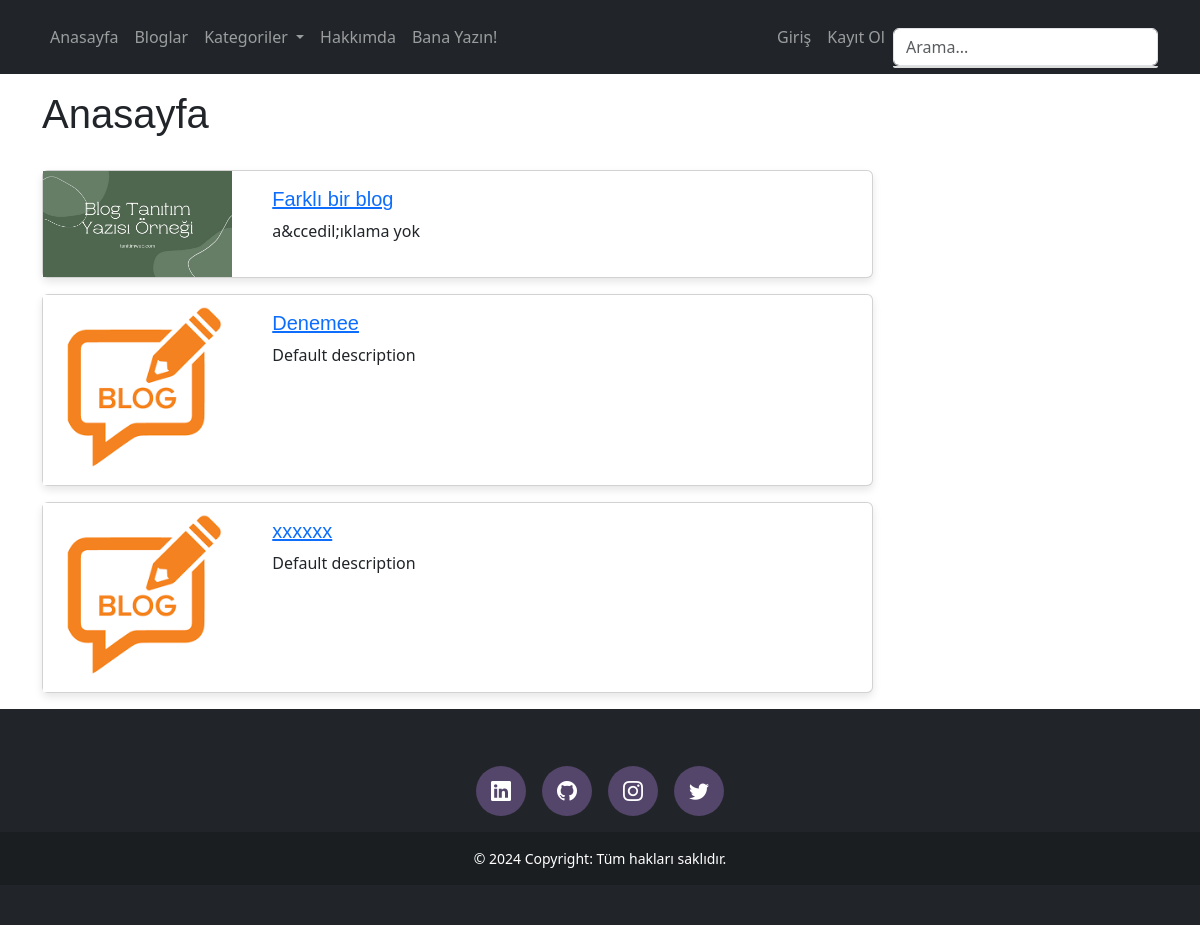
The page / on the database its author committed.
### blog/models.py (models this page shows, shortened)
class Blog(models.Model):
    title = models.CharField(max_length=200)
    image = models.ImageField(upload_to="blogs")
    description = RichTextUploadingField('Description', default='Default description')
    is_active = models.BooleanField(default=False)
    is_home = models.BooleanField(default=False)
    slug = models.SlugField(null=False, blank=True, unique=True, db_index=True, editable=False)
    categories = models.ManyToManyField(Category, blank=True)

### blog/views.py (the view)
# urls.py: path("", views.index, name="home"),
def index(request):
    context = {
        "blogs": Blog.objects.filter(is_home=True, is_active=True),
        "categories": Category.objects.all()
    }
    return render(request, "blog/index.html", context)

### blog/context_processors.py (called while the page is built)
def categories_processor(request):
    categories = Category.objects.all()
    return {
        'categories': categories
    }

### templates/blog/index.html (shortened to what this page needs)
{% extends "base.html" %}
{% load static %}
{% block content %}
<div class="container mt-3">
    <div class="row">
        <div class="col-9">
            <h1>Anasayfa</h1>
            <br>
            {% for blog in blogs %}
                {% if blog.is_home and blog.is_active %}
                    {% include 'blog/partials/_blog.html' %}
                {% endif %}
            {% endfor %}
        </div>
    </div>
</div>
{% endblock %}

### templates/blog/partials/_blog.html
{% load static %}
<div class="card mb-3">
    <div class="row">
        <div class="col-md-3">
            <img src="{{ blog.image.url}}" alt="" class="img-fluid">
        </div>
        <div class="col-md-9">
            <div class="card-body">
                <h5 class="card-title">
                    <a href="{% url 'blog_details' blog.slug %}">
                        {{ blog.title }}
                    </a>
                </h5>
                <p class="card-text">{{ blog.description|striptags|slice:"0:50" }}</p>
            </div>
        </div>
    </div>
</div>

### staticfiles/css/blogs-details.css (style rules this page uses)
.card { border-radius: 10px; box-shadow: 0 4px 8px rgba(0, 0, 0, 0.1); }
.card-body p { margin: 0; }

### staticfiles/css/main.css (style rules this page uses)
:root { --default-font: "Roboto", system-ui, -apple-system, "Segoe UI", Roboto, "Helvetica Neue", Arial, "Noto Sans", "Liberation Sans", sans-serif, "Apple Color Emoji", "Segoe UI Emoji", "Segoe UI Symbol", "Noto Color Emoji"; --heading-font: "Raleway", sans-serif; --nav-font: "Poppins", sans-serif; }
:root { --background-color: #ffffff; --default-color: #272829; --heading-color: #050d18; --accent-color: #149ddd; --surface-color: #ffffff; --contrast-color: #ffffff; }
:root { --nav-color: #a8a9b4; --nav-hover-color: #ffffff; --nav-mobile-background-color: #040b14; --nav-dropdown-background-color: #040b14; --nav-dropdown-color: #a8a9b4; --nav-dropdown-hover-color: #ffffff; }
:root { scroll-behavior: smooth; }
body { color: var(--default-color); background-color: var(--background-color); font-family: var(--default-font); }
a { color: var(--accent-color); text-decoration: none; transition: 0.3s; }
h1, h2, h3, h4, h5, h6 { color: var(--heading-color); font-family: var(--heading-font); }

### templates/partials/_footer.html (style rules this page uses)
html, body { height: 100%; margin: 0; display: flex; flex-direction: column; }
body { display: flex; flex-direction: column; }
.container { flex: 1; }

### rows shown on the page
Blog: image (picture), title "Farklı bir blog", description "a&ccedil;ıklama yok"
Blog: image (picture), title "Denemee", description "Default description"
Blog: image (picture), title "xxxxxx", description "Default description"
